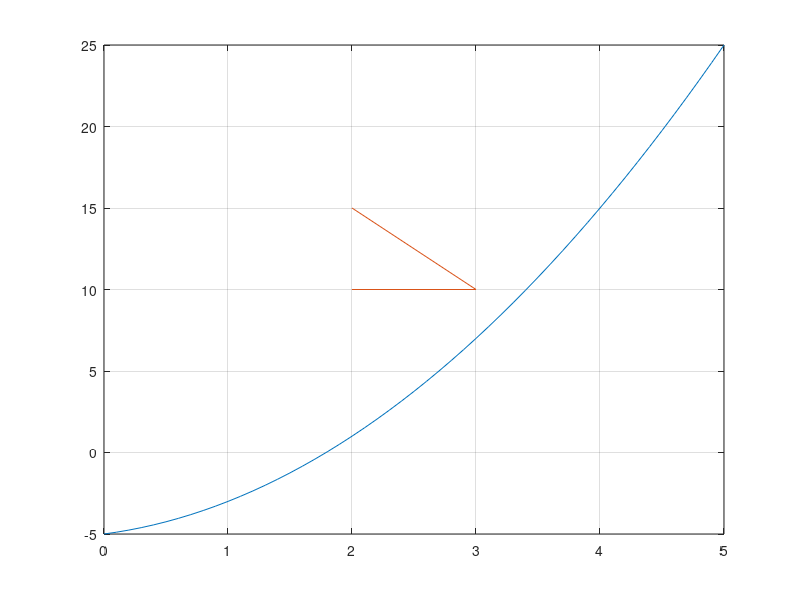

Source code (MATLAB): (Note: this script raises an error after producing the figure.)
close all;
clear all;
clc;
%% trayetoria
x=0:0.1:5;
y=x.^2+x-5;
plot (x,y);
grid on;
%% grupo de personas
xx = [2 3 2];
yy = [10 10 15];
hold on;
plot (xx, yy);
%% metricas
% longitud total
longitud = long_total (x,y)
% distancia a la spersonas
distan_group = cercanos_grupo (xx,yy,x,y)
% smooth
k=numel(x)-1;
for i=1:1:length(x)-2
    angulo(i) = ang_entre_rectas(x(i),x(i+1),x(i+2),y(i),y(i+1),y(i+2));
end
smoothy = (1/k)*sum(angulo)^2